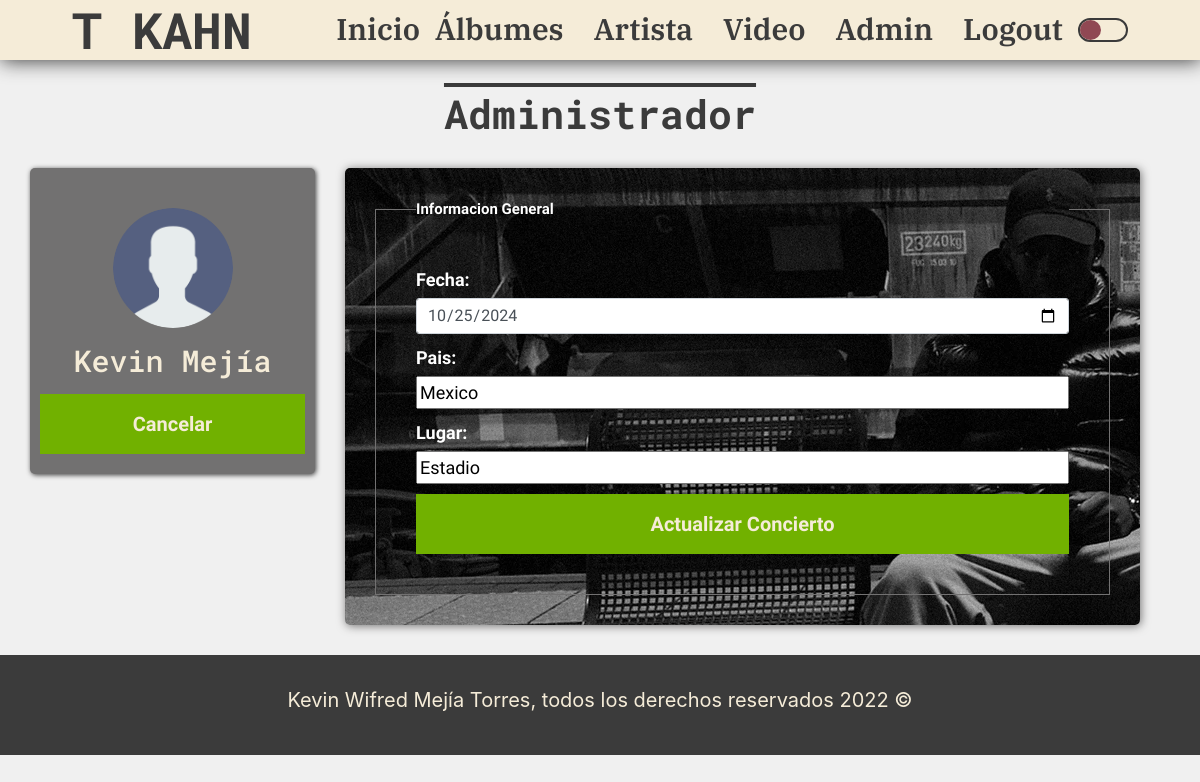
/ProyectoFinal/admin/update-concierto.php?id=2 (signed in), run on the app's committed database.
### tables this page shows
CREATE TABLE `conciertos` (
  `con_id` int NOT NULL,
  `con_fecha` date DEFAULT NULL,
  `con_pais` varchar(50) DEFAULT NULL,
  `con_lugar` varchar(50) DEFAULT NULL
);

### ProyectoFinal/config/database.php (called while the page is built, shortened)
<?php
function conectarDB(): mysqli
{
    $db = mysqli_connect('localhost', 'root', '', 'cantantedb');
    return $db;
}
function listarConciertoPorId($id)
{
    $db = conectarDB();
    $query = "SELECT * FROM conciertos WHERE con_id = $id";
    $resultadoConsulta = mysqli_query($db, $query);
    $album = mysqli_fetch_assoc($resultadoConsulta);
    return $album;
}

### ProyectoFinal/admin/update-concierto.php (the view, shortened to what this page needs)
<?php
require '../config/database.php';
if (isset($_GET) && !empty($_GET)) {
    $id = $_GET['id'];
    $id = filter_var($id, FILTER_VALIDATE_INT);
    $concierto = listarConciertoPorId($id);
    $fecha = $concierto['con_fecha'];
    $pais = $concierto['con_pais'];
    $lugar = $concierto['con_lugar'];
}
?>
<?php include 'templates-admin/header.php'; ?>
<main class="container-fluid pt-5 mb-5">
    <h2 class="title-albumes my-5 pt-5" id="titulo-albumes">Administrador</h2>
    <div class="container">
        <div class="row">
            <div class="col-12 col-md-3 menu-admin d-flex justify-content-center  p-0">
                <div class="colum  d-flex flex-column justify-content-center ">
                    <div class="imagen-admin"></div>
                    <h2 class="nombre-admin my-4">Kevin Mejía</h2>
                    <a href="concierto.php">
                        <div class="opcion-albumes">Cancelar</div>
                    </a>
                </div>
            </div>
            <div class="col-12 col-md-9 px-0 px-md-5  my-5 my-md-0">
                <div class="contenedor-formularios">
                    <form action="update-concierto.php" method="POST" class="p-5" enctype="multipart/form-data">
                        <fieldset class="d-flex flex-column">
                            <legend>Informacion General</legend>
                            <div class="form-group d-flex flex-column">
                                <label for="fecha">Fecha:</label>
                                <input type="date" id="fecha" name="fecha" placeholder="Fecha del concierto" class="form-control form-control-lg" required style="font-size: 16px;" value="<?php echo $fecha ?>">
                            </div>
                            <div class="form-group d-flex flex-column">
                                <label for="pais">Pais:</label>
                                <input type="text" name="pais" id="pais" placeholder="Pais del concierto" required value="<?php echo $pais ?>">
                            </div>
                            <div class="form-group d-flex flex-column">
                                <label for="lugar">Lugar:</label>
                                <input type="text" name="lugar" id="lugar" placeholder="Lugar del concierto" required value="<?php echo $lugar ?>">
                            </div>
                            <input type="submit" class="opcion-albumes" value="Actualizar Concierto">
                        </fieldset>
                    </form>
                </div>
            </div>
        </div>
    </div>
</main>
<?php include 'templates-admin/footer.php'; ?>

### ProyectoFinal/css/style.css (style rules this page uses)
:root { --color-gris: #3B3B3B; --fuente-titulo: 'Roboto Mono', monospace; --fuente-texto: 'Tajawal', sans-serif; --fuente-secundaria: 'IBM Plex Serif', serif; --color-crema: #F5ECD8; --color-vinotinto: #904853; }
* { margin: 0; }
html { font-size: 62.5%; box-sizing: border-box; }
*, *:before, *:after { box-sizing: inherit; }
a, a:hover { text-decoration: none; color: inherit; }
.title-albumes { font-size: 4rem; color: var(--color-gris); font-family: var(--fuente-titulo); text-decoration: overline; font-weight: bolder; text-align: center; }
.ligth { background-color: #f0f0f0; transition: .5s all; position: relative; }

### ProyectoFinal/css/albumes.css (style rules this page uses)
:root { --color-gris: #3B3B3B; --fuente-titulo: 'Roboto Mono', monospace; --fuente-texto: 'Tajawal', sans-serif; --fuente-secundaria: 'IBM Plex Serif', serif; --color-crema: #F5ECD8; --color-vinotinto: #904853; }
* { margin: 0; }
html { font-size: 62.5%; box-sizing: border-box; }
.contenedor-login .formulario-login input, label { height: 5rem; font-size: var(--fuente-texto); color: var(--color-gris); }

### ProyectoFinal/css/admin.css (style rules this page uses)
:root { --color-gris: #3B3B3B; --fuente-titulo: 'Roboto Mono', monospace; --fuente-texto: 'Tajawal', sans-serif; --fuente-secundaria: 'IBM Plex Serif', serif; --color-crema: #F5ECD8; --color-vinotinto: #904853; --color-verde: #71B100; --color-gris-claro: #727171; }
* { margin: 0; }
html { font-size: 62.5%; box-sizing: border-box; }
*, *:before, *:after { box-sizing: inherit; }
a, a:hover { text-decoration: none; color: inherit; }
main .menu-admin { width: 100%; height: min-content; background-color: var(--color-gris-claro); box-shadow: 0.1rem 0.1rem 0.5rem var(--color-gris); padding: 2rem 0 2rem; border-radius: .5rem; }
main .colum { padding: 4rem 1rem 2rem 1rem; text-align: center; height: min-content; width: 100%; }
main .colum .imagen-admin { height: 12rem; width: 12rem; background-image: url(../img/admin2.png); background-size: cover; background-position: center; border-radius: 50%; margin: auto; }
main .colum .nombre-admin { font-size: 3rem; font-family: var(--fuente-titulo); color: var(--color-crema); }
main .opcion-albumes { width: 100%; height: 6rem; background-color: var(--color-verde); color: var(--color-crema); display: flex; justify-content: center; align-items: center; font-size: 2rem; font-family: var(--fuente-texto); font-weight: bold; cursor: pointer; user-select: none; transition: .5s all; border: none; }
main .contenedor-formularios { box-shadow: 0.1rem 0.1rem 1rem var(--color-gris-claro); width: 100%; height: min-content; background-image: url(../img/tupac3.png); border-radius: .5rem; }
fieldset { border: 0.1rem solid var(--color-gris-claro); padding: 4rem; font-size: 1.8rem; font-family: var(--fuente-texto); font-weight: bold; color: #FFF; }
label { height: min-content; color: #FFF; }

### data on the page
conciertos: fecha "10/25/2024", pais "Mexico", lugar "Estadio"
